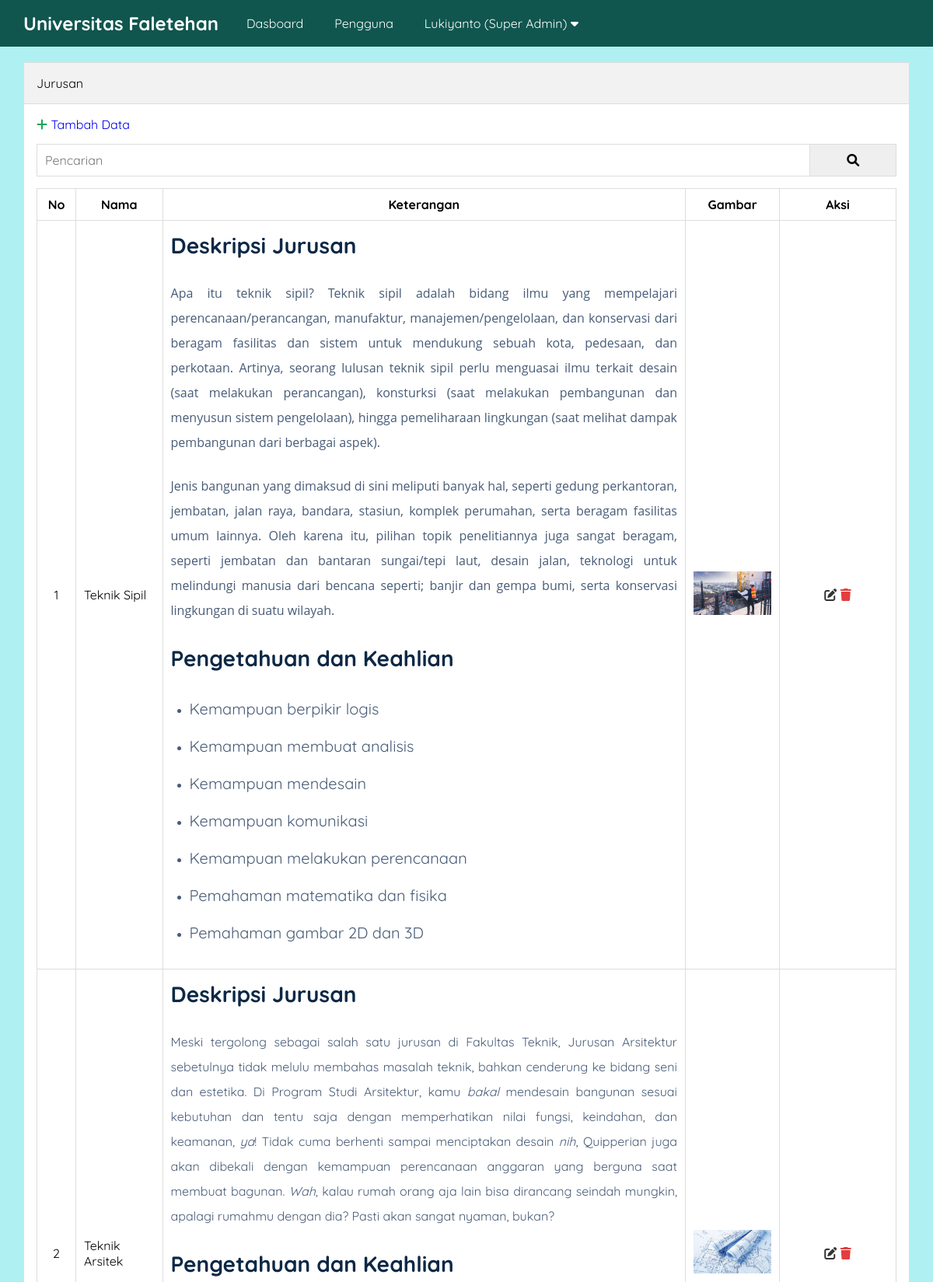
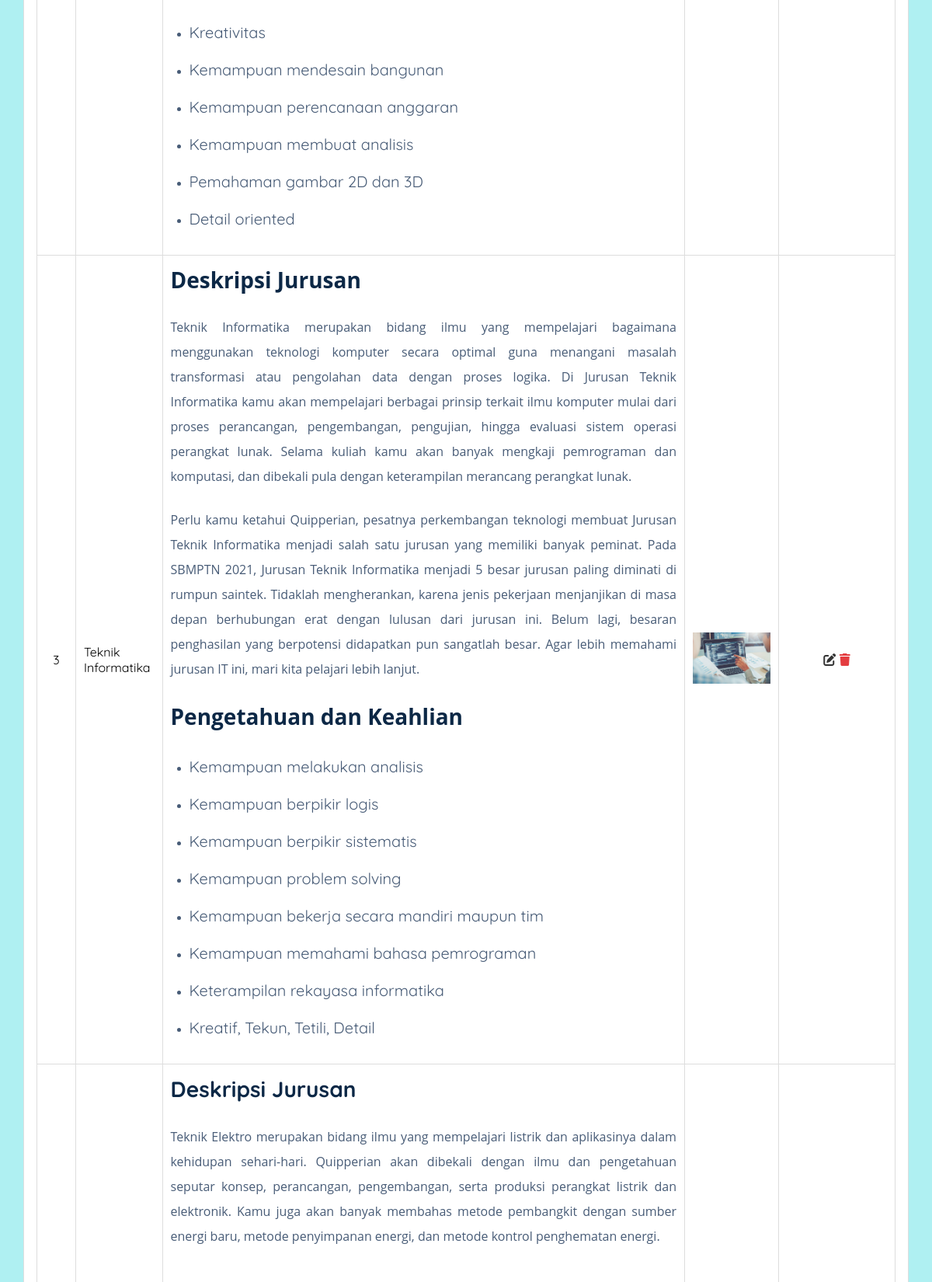
Page /admin/jurusan.php (signed in, upper part) on the committed database (2 pictures, top to bottom).
### tables this page shows
CREATE TABLE `pengaturan` (
  `id` int(11) NOT NULL,
  `nama` varchar(50) NOT NULL,
  `email` varchar(50) NOT NULL,
  `telepon` varchar(20) NOT NULL,
  `alamat` text NOT NULL,
  `logo` varchar(50) NOT NULL,
  `favicon` varchar(50) NOT NULL,
  `tentang_universitas` text NOT NULL,
  `foto_universitas` varchar(50) NOT NULL,
  `google_maps` text NOT NULL,
  `nama_rektor` varchar(50) NOT NULL,
  `foto_rektor` varchar(50) NOT NULL,
  `sambutan_rektor` text NOT NULL,
  `created_at` timestamp NOT NULL DEFAULT current_timestamp(),
  `updated_at` datetime DEFAULT NULL
);

CREATE TABLE `jurusan` (
  `id` int(11) NOT NULL,
  `nama` varchar(100) NOT NULL,
  `keterangan` text NOT NULL,
  `gambar` varchar(50) NOT NULL,
  `created_at` timestamp NOT NULL DEFAULT current_timestamp(),
  `updated_at` datetime DEFAULT NULL
);

### admin/jurusan.php (the view, shortened to what this page needs)
<?php include 'header.php' ?>
    <div class="content">
        <div class="container">
            <div class="box">
                <div class="box-header">
                    Jurusan
                </div>
                <div class="box-body">
                    <a href="tambah-jurusan.php"><i class="fa fa-plus text-green"></i> Tambah Data</a>
                    <form action="">
                        <div class="input-group">
                            <input type="text" name="key" id="Pencarian" placeholder="Pencarian">
                            <button type="submit"><i class="fa fa-search"></i></button>
                        </div>
                    </form>
                    <table class="table">
                        <thead>
                            <tr>
                                <th>No</th>
                                <th>Nama</th>
                                <th>Keterangan</th>
                                <th>Gambar</th>
                                <th>Aksi</th>
                            </tr>
                        </thead>
                        <tbody>
                            <?php
                            $no = 1;
                                $where = " WHERE 1=1 ";
                                $jurusan = mysqli_query($koneksi, "SELECT * FROM jurusan $where ORDER BY id DESC");
                                if(mysqli_num_rows($jurusan) > 0){
                                    while($p = mysqli_fetch_array($jurusan)) {
                            ?>
                            <tr>
                                <td><?= $no++ ?></td>
                                <td><?= $p['nama'] ?></td>
                                <td><?= $p['keterangan'] ?></td>
                                <td><img src="../uploads/jurusan/<?= $p['gambar'] ?>" width="100px"></td>
                                <td>
                                    <a href="edit-jurusan.php?id=<?= $p['id'] ?>" title="Edit Data" class="text-black"><i class="fa fa-edit"></i></a>
                                    <a href="hapus.php?idjurusan=<?= $p['id'] ?>" onclick="return confirm('Yakin Ingin Menghapus Data?')" title="Hapus Data" class="text-red"><i class="fa fa-trash"></i></a>
                                </td>
                            </tr>
                        <?php }}else { ?>
                            <tr>
                                <td colspan="5">Data tidak ada</td>
                            </tr>
                        <?php } ?>
                        </tbody>
                    </table>
                </div>
            </div>
        </div>
    </div>
<?php include 'footer.php' ?>

### admin/header.php (shortened to what this page needs)
<?php
    include '../koneksi.php';
    $identitas  = mysqli_query($koneksi, "SELECT * FROM pengaturan ORDER BY id DESC LIMIT 1");
    $d = mysqli_fetch_object($identitas);
?>
<!DOCTYPE html>
<html lang="en">
<head>
    <link rel="stylesheet" type="text/css" href="../assets/css/style.css">
    <link rel="stylesheet" href="https://cdnjs.cloudflare.com/ajax/libs/font-awesome/6.0.0/css/all.min.css" />
</head>
<body class="bg-light">
    <div class="navbar">
        <div class="container">
            <h2 class="nav-brand float-left"><a href="index.php"><?= $d->nama ?></a></h2>
            <ul class="nav-menu float-left">
                <li><a href="index.php">Dasboard</a></li>
                <?php if($_SESSION['ulevel'] == 'Super Admin'){ ?>
                    <li><a href="pengguna.php">Pengguna</a></li>
                <?php }
                    if($_SESSION['ulevel'] == 'User'){echo "<script>window.location='../index.php'</script>";} ?>
                <li>
                    <a href="#"><?= $_SESSION['uname'] ?> (<?= $_SESSION['ulevel'] ?>) <i class="fa fa-caret-down"></i></a>
                </li>
            </ul>
        </div>
    </div>

### assets/css/style.css (style rules this page uses)
* { margin: 0; padding: 0; font-family: 'Quicksand', sans-serif; box-sizing: border-box; }
a { text-decoration: none; }
.float-left { float: left; }
.container { width: 1140px; margin: 0 auto; }
.container:after { content: ""; display: block; clear: both; }
.bg-light { background-color: #AFF0F2; }
.box { border: 1px solid #ddd; background-color: #fff; }
.box-header { padding: 16px; border-bottom: 1px solid #ddd; background-color: #f2f2f2; }
.box-body { padding: 16px; }
form { margin: 15px 0; }
.navbar { height: 60px; width: 100%; background-color: #10564F; position: fixed; top: 0; z-index: 1000; }
.navbar a { color: #fff; }
.nav-brand { display: inline-block; padding: 15px 0; margin-right: 16px; }
.nav-menu { display: flex; list-style: none; }
.nav-menu li a { padding: 20px; display: inline-block; }
.content { padding: 80px 0 30px 0; }
.table { width: 100%; border-collapse: collapse; margin: 8px 0; }
.table th, .table td { border: 1px solid #ddd; padding: 10px; }
.table td:first-child { width: 50px; text-align: center; }
.table td:last-child { width: 150px; text-align: center; }
.text-red { color: #E43D40; }
.text-green { color: #18A558; }
.text-black { color: #333; }
.input-group:after { content: ""; clear: both; display: block; }
.input-group input[type="text"] { width: 90%; padding: 10px; font-size: 16px; float: left; border: 1px solid #ddd; }
.input-group button { width: 10%; padding: 10px; font-size: 16px; float: left; border: 1px solid #ddd; border-left: none; }

### rows in the picture
pengaturan: nama "Universitas Faletehan"
jurusan: nama "Teknik Sipil", keterangan "Deskripsi Jurusan Apa itu teknik sipil? Teknik sipil adalah bidang ilmu yang mempelajari perencanaan/perancangan, manufaktur, manajemen/pengelolaan, dan konservasi dari beragam fasilitas dan sistem untuk mendukung sebuah kota, pedesaan, dan perkotaan. Artinya, seorang lulusan teknik sipil perlu menguasai ilmu terkait desain (saat melakukan perancangan), konsturksi (saat melakukan pembangunan dan menyusun sistem pengelolaan), hingga pemeliharaan lingkungan (saat melihat dampak pembangunan dari berbagai aspek). Jenis bangunan yang dimaksud di sini meliputi banyak hal, seperti gedung perkantoran, jembatan, jalan raya, bandara, stasiun, komplek perumahan, serta beragam fasilitas umum lainnya.…", gambar (picture)
jurusan: nama "Teknik Arsitek", keterangan "Deskripsi Jurusan Meski tergolong sebagai salah satu jurusan di Fakultas Teknik, Jurusan Arsitektur sebetulnya tidak melulu membahas masalah teknik, bahkan cenderung ke bidang seni dan estetika. Di Program Studi Arsitektur, kamu bakal mendesain bangunan sesuai kebutuhan dan tentu saja dengan memperhatikan nilai fungsi, keindahan, dan keamanan, ya ! Tidak cuma berhenti sampai menciptakan desain nih , Quipperian juga akan dibekali dengan kemampuan perencanaan anggaran yang berguna saat membuat bagunan. Wah , kalau rumah orang aja lain bisa dirancang seindah mungkin, apalagi rumahmu dengan dia? Pasti akan sangat nyaman, bukan? Pengetahuan dan Keahlian Kreativitas Kemampuan mendesain bangunan…", gambar (picture)
jurusan: nama "Teknik Informatika", keterangan "Deskripsi Jurusan Teknik Informatika merupakan bidang ilmu yang mempelajari bagaimana menggunakan teknologi komputer secara optimal guna menangani masalah transformasi atau pengolahan data dengan proses logika. Di Jurusan Teknik Informatika kamu akan mempelajari berbagai prinsip terkait ilmu komputer mulai dari proses perancangan, pengembangan, pengujian, hingga evaluasi sistem operasi perangkat lunak. Selama kuliah kamu akan banyak mengkaji pemrograman dan komputasi, dan dibekali pula dengan keterampilan merancang perangkat lunak. Perlu kamu ketahui Quipperian, pesatnya perkembangan teknologi membuat Jurusan Teknik Informatika menjadi salah satu jurusan yang memiliki banyak peminat. Pada…", gambar (picture)
jurusan: keterangan "Deskripsi Jurusan Teknik Elektro merupakan bidang ilmu yang mempelajari listrik dan aplikasinya dalam kehidupan sehari-hari. Quipperian akan dibekali dengan ilmu dan pengetahuan seputar konsep, perancangan, pengembangan, serta produksi perangkat listrik dan elektronik. Kamu juga akan banyak membahas metode pembangkit dengan sumber energi baru, metode penyimpanan energi, dan metode kontrol penghematan energi."

### other values in the picture
$_SESSION['uname'] "Lukiyanto"
$_SESSION['ulevel'] "Super Admin"
